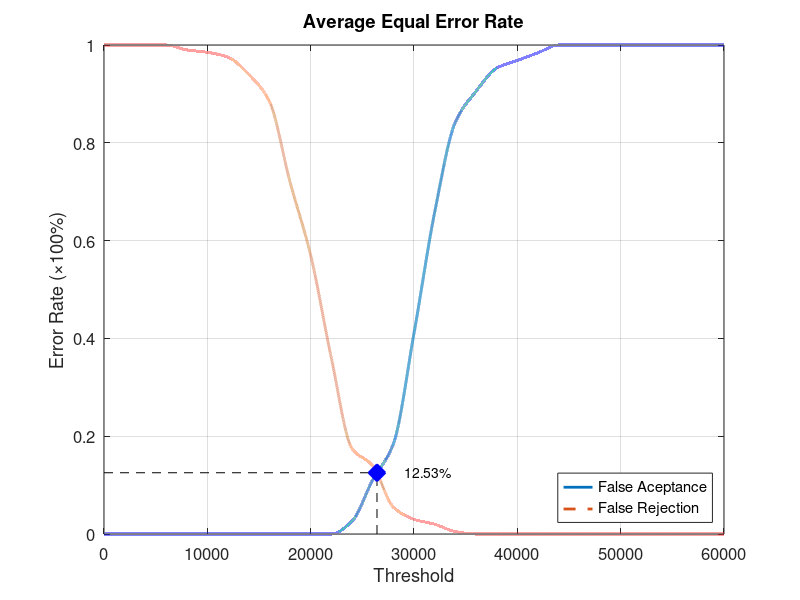
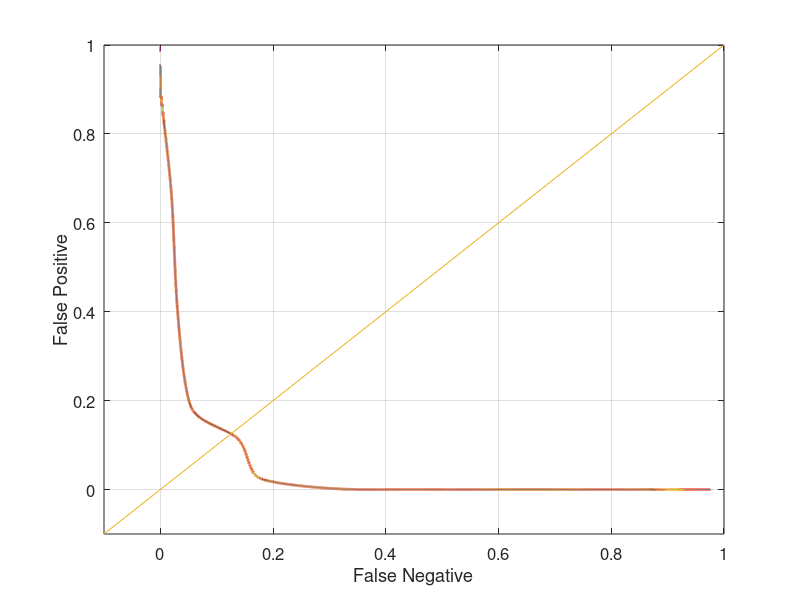

The MATLAB script that drew these images, in order:
function yEER = Database3_1
close all;
clear;
clc;
x = 0:2000:60000;
xq = 0:0.5:60000;

y0 = [0 0 0 0 0 0 0 0 0 0 0 0 0.0263158 0.110526 0.184211 0.410526 0.657895 0.842105 0.905263 0.952632 0.968421 0.984211 1 1 1 1 1 1 1 1 1];
yy0 = interp1(x, y0, xq, 'pchip');
y1 = [1 1 1 1 0.99 0.985 0.975 0.94 0.885 0.72 0.57 0.36 0.175 0.14 0.055 0.03 0.02 0.005 0 0 0 0 0 0 0 0 0 0 0 0 0];
yy1 = interp1(x, y1, xq, 'pchip');

% Calculating EER: 
y2 = abs(y0 - y1);
find(y2 == min(y2))
yy2 = abs(yy0 - yy1);
xEER = find(yy2 == min(yy2));
xEERIndex = xq(xEER) % X-axis EER
yEER = yy0(xEER) % Y-axis EER

main = figure
plot(xq, yy0,'-','LineWidth', 2);	hold on
plot(xq, yy1,'--','LineWidth', 2);	hold on
plot([xEERIndex xEERIndex], [0 yEER], 'k--');	hold on
plot([0 xEERIndex], [yEER yEER], 'k--');	hold on
plot(xEERIndex, yEER, 'bx', 'LineWidth', 10);	hold on
text(xEERIndex + 10 * xEERIndex / 100, yEER, [num2str(round((10000 * yEER)) / 100) '%'])
legend('False Aceptance', 'False Rejection', 'Location', 'SouthEast')
xlabel('Threshold')
ylabel('Error Rate (\times100%)')
title('Average Equal Error Rate')
set(gca, 'FontSize', 12)
axis([0 60000 0 1])
grid on

print(main, 'Database3_1Main', '-dpng');
FNRxFPR = figure('Color', [1 1 1]);
plot(yy1, yy0, '-', yy1, yy0, 'LineWidth', 2);
hold on
y = -0.1:0.1:1
plot(y, y); 
set(gca, 'FontSize', 12)
xlabel('False Negative')
ylabel('False Positive')
axis([-0.1 1 -0.1 1])
set(gca, 'FontSize', 12)
grid on

print(FNRxFPR, 'Database3_1FNRxFPR','-dpng');
end
